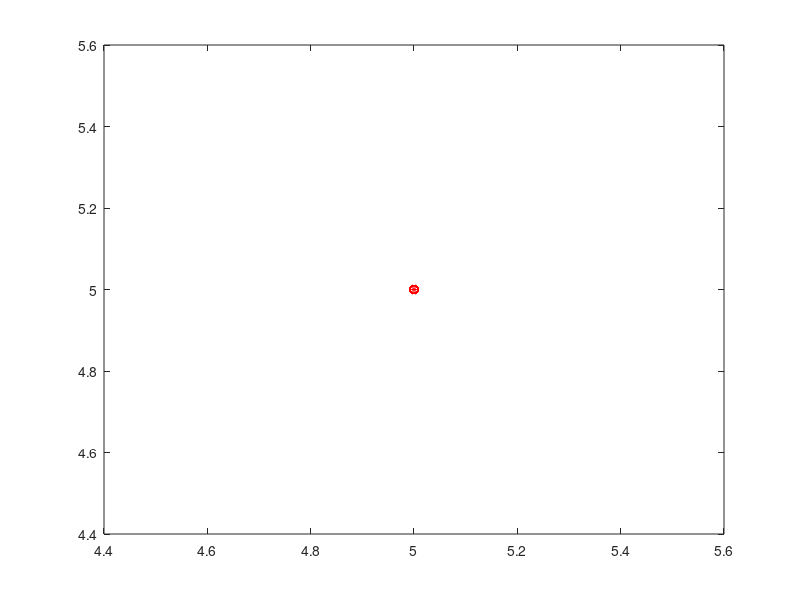

MATLAB code to generate this figure:
%Polynomial Interpolation
clc
clear all
x = input('Absissas') %[2;3;5;7]
y = input('Ordinates') %[5;7;8;9]
p0 = input('Missing value') %4
n = length(x)
B = y
for i = 1:n
    for j = 1:n
        A(i,j) = x(i)^(j-1)
    end
end
Q = A\B
P = flipud(Q)
AA = polyval(P,p0)
x = linspace(x(1),x(n),100)
y = polyval(P,x)
plot(x,y,'-')
hold on
plot(x,y,'ro')
hold on
plot(p0,AA,'*r')